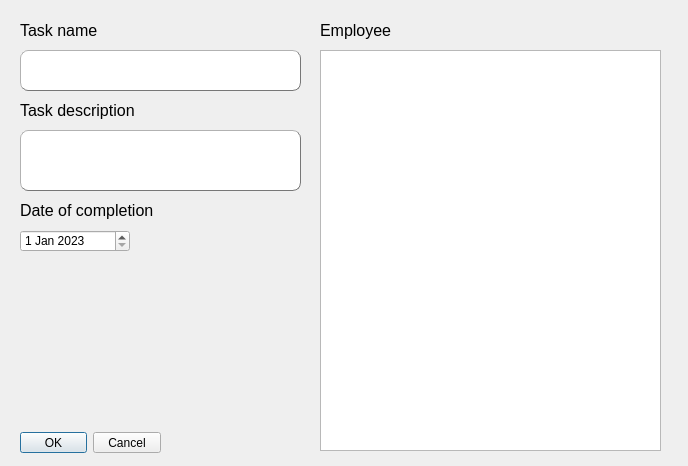
<?xml version="1.0" encoding="UTF-8"?>
<ui version="4.0">
 <class>Dialog</class>
 <widget class="QDialog" name="Dialog">
  <property name="geometry">
   <rect>
    <x>0</x>
    <y>0</y>
    <width>688</width>
    <height>466</height>
   </rect>
  </property>
  <property name="sizePolicy">
   <sizepolicy hsizetype="Maximum" vsizetype="Maximum">
    <horstretch>0</horstretch>
    <verstretch>0</verstretch>
   </sizepolicy>
  </property>
  <property name="minimumSize">
   <size>
    <width>688</width>
    <height>466</height>
   </size>
  </property>
  <property name="maximumSize">
   <size>
    <width>688</width>
    <height>466</height>
   </size>
  </property>
  <property name="font">
   <font>
    <family>Tahoma</family>
   </font>
  </property>
  <property name="windowTitle">
   <string>Dialog</string>
  </property>
  <widget class="QLabel" name="label_3">
   <property name="geometry">
    <rect>
     <x>20</x>
     <y>10</y>
     <width>111</width>
     <height>41</height>
    </rect>
   </property>
   <property name="font">
    <font>
     <family>Tahoma</family>
     <pointsize>12</pointsize>
    </font>
   </property>
   <property name="styleSheet">
    <string notr="true">background-color: rgb(255, 255, 255, 0);
color: rgb(0, 0, 0);</string>
   </property>
   <property name="text">
    <string>Task name</string>
   </property>
  </widget>
  <widget class="QLineEdit" name="task_name_input">
   <property name="geometry">
    <rect>
     <x>20</x>
     <y>50</y>
     <width>281</width>
     <height>41</height>
    </rect>
   </property>
   <property name="font">
    <font>
     <family>Tahoma</family>
     <pointsize>12</pointsize>
    </font>
   </property>
   <property name="styleSheet">
    <string notr="true">border: 1px;
border-color: rgb(119, 119, 119);
border-style: outset;
border-radius: 8px;</string>
   </property>
   <property name="text">
    <string/>
   </property>
  </widget>
  <widget class="QDialogButtonBox" name="buttonBox">
   <property name="geometry">
    <rect>
     <x>20</x>
     <y>432</y>
     <width>141</width>
     <height>21</height>
    </rect>
   </property>
   <property name="font">
    <font>
     <family>Tahoma</family>
    </font>
   </property>
   <property name="standardButtons">
    <set>QDialogButtonBox::Cancel|QDialogButtonBox::Ok</set>
   </property>
  </widget>
  <widget class="QListWidget" name="list_of_employee">
   <property name="geometry">
    <rect>
     <x>320</x>
     <y>50</y>
     <width>341</width>
     <height>401</height>
    </rect>
   </property>
  </widget>
  <widget class="QLabel" name="label_4">
   <property name="geometry">
    <rect>
     <x>320</x>
     <y>10</y>
     <width>131</width>
     <height>41</height>
    </rect>
   </property>
   <property name="font">
    <font>
     <family>Tahoma</family>
     <pointsize>12</pointsize>
    </font>
   </property>
   <property name="styleSheet">
    <string notr="true">background-color: rgb(255, 255, 255, 0);
color: rgb(0, 0, 0);</string>
   </property>
   <property name="text">
    <string>Employee</string>
   </property>
  </widget>
  <widget class="QLabel" name="label_5">
   <property name="geometry">
    <rect>
     <x>20</x>
     <y>90</y>
     <width>131</width>
     <height>41</height>
    </rect>
   </property>
   <property name="font">
    <font>
     <family>Tahoma</family>
     <pointsize>12</pointsize>
    </font>
   </property>
   <property name="styleSheet">
    <string notr="true">background-color: rgb(255, 255, 255, 0);
color: rgb(0, 0, 0);</string>
   </property>
   <property name="text">
    <string>Task description</string>
   </property>
  </widget>
  <widget class="QLineEdit" name="task_description_input">
   <property name="geometry">
    <rect>
     <x>20</x>
     <y>130</y>
     <width>281</width>
     <height>61</height>
    </rect>
   </property>
   <property name="font">
    <font>
     <family>Tahoma</family>
     <pointsize>12</pointsize>
    </font>
   </property>
   <property name="styleSheet">
    <string notr="true">border: 1px;
border-color: rgb(119, 119, 119);
border-style: outset;
border-radius: 8px;</string>
   </property>
   <property name="text">
    <string/>
   </property>
  </widget>
  <widget class="QDateEdit" name="dateEdit">
   <property name="geometry">
    <rect>
     <x>20</x>
     <y>230</y>
     <width>110</width>
     <height>22</height>
    </rect>
   </property>
   <property name="dateTime">
    <datetime>
     <hour>0</hour>
     <minute>0</minute>
     <second>0</second>
     <year>2023</year>
     <month>1</month>
     <day>1</day>
    </datetime>
   </property>
  </widget>
  <widget class="QLabel" name="label_6">
   <property name="geometry">
    <rect>
     <x>20</x>
     <y>190</y>
     <width>141</width>
     <height>41</height>
    </rect>
   </property>
   <property name="font">
    <font>
     <family>Tahoma</family>
     <pointsize>12</pointsize>
    </font>
   </property>
   <property name="styleSheet">
    <string notr="true">background-color: rgb(255, 255, 255, 0);
color: rgb(0, 0, 0);</string>
   </property>
   <property name="text">
    <string>Date of completion</string>
   </property>
  </widget>
 </widget>
 <resources/>
 <connections/>
</ui>
